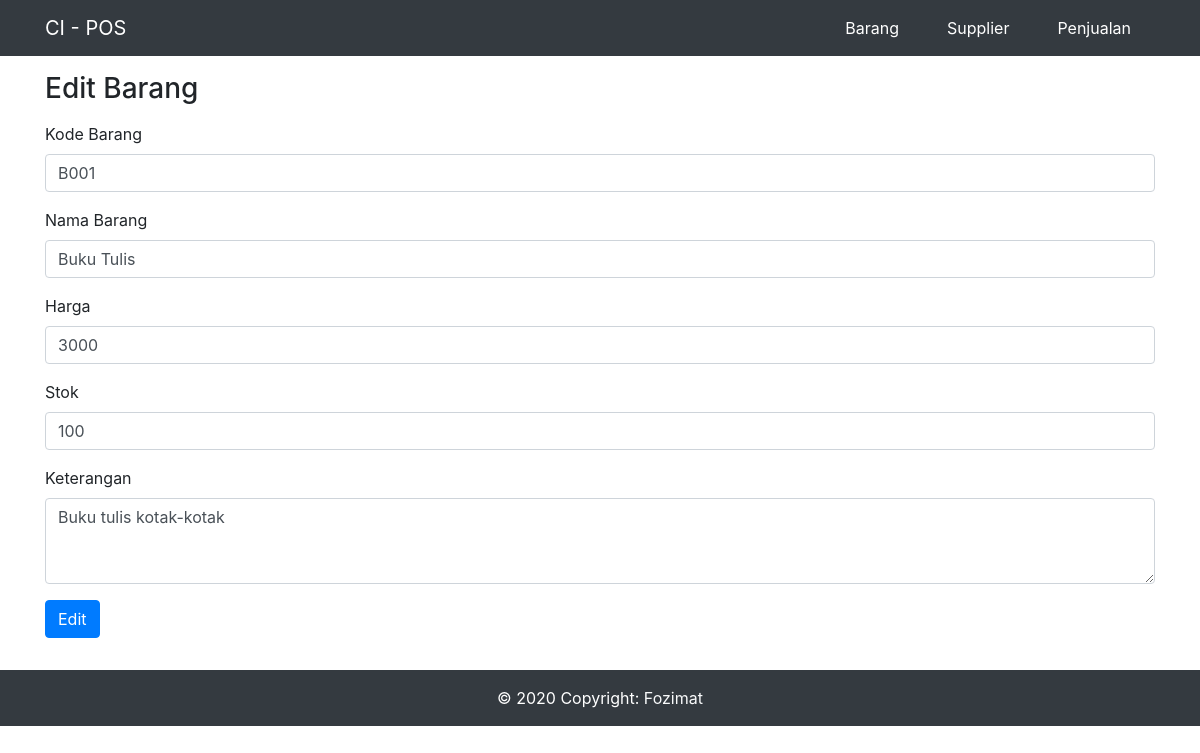
The page /home/edit/1 on the database its author committed.
### tables this page shows
CREATE TABLE `tb_barang` (
  `id_barang` int(11) NOT NULL,
  `kode_barang` varchar(255) NOT NULL,
  `nama_barang` varchar(255) NOT NULL,
  `harga` int(11) NOT NULL,
  `stok` int(11) NOT NULL,
  `keterangan` varchar(255) NOT NULL
);

### application/controllers/Home.php (called while the page is built, shortened)
<?php
class Home extends CI_Controller
{
    public function __construct()
    {
        $this->load->model('m_barang');
    }
    public function edit($id)
    {
        $valid = $this->form_validation;
        $valid->set_rules('kode_barang', 'Kode Barang', 'required|edit_unique[tb_barang.kode_barang. ' . $id . ']');
        $valid->set_rules('nama_barang', 'Nama Barang', 'required|min_length[3]');
        $valid->set_rules('harga', 'Harga', 'required|integer');
        $valid->set_rules('stok', 'Stok', 'required|integer');
        $valid->set_rules('keterangan', 'keterangan', 'required');
        $valid->set_error_delimiters('<div class="text-danger">', '</div>');
        $valid->set_message('required', '{field} tidak boleh kosong');
        $valid->set_message('integer', '{field} harus berupa angka');
        $valid->set_message('min_length', '{field} minimal 3 karakter');
        $valid->set_message('is_unique', '{field} tidak boleh sama');
        $valid->set_message('edit_unique', '{field} harus unik');
        $where = [
            'id_barang' => $id
        ];
        $data['data'] = $this->m_barang->detailData('tb_barang', $where);
        $data['title'] = 'Edit Barang';
        if ($valid->run() == false) {
            $this->load->view('template/header', $data);
            $this->load->view('home/edit_barang', $data);
            $this->load->view('template/footer');
        }
    }
}

### index.php (called while the page is built, shortened)
<?php
require_once BASEPATH.'core/CodeIgniter.php';

### application/models/M_barang.php (called while the page is built, shortened)
<?php
class M_barang extends CI_Model
{
    function detailData($table, $where)
    {
        return $this->db->get_where($table, $where)->row();
    }
}

### application/views/home/edit_barang.php (the view, shortened to what this page needs)
<div class="container mt-3">
    <h3 class="mb-3">Edit Barang</h3>
    <form action="" method="POST">
        <div class="form-group">
            <label for="kode_barang">Kode Barang</label>
            <input type="text" class="form-control" id="kode_barang" name="kode_barang" placeholder="Masukkan kode barang" value="<?= $data->kode_barang; ?>" autocomplete="off">
        </div>
        <div class="form-group">
            <label for="nama_barang">Nama Barang</label>
            <input type="text" class="form-control" id="nama_barang" name="nama_barang" placeholder="Masukkan nama barang" value="<?= $data->nama_barang; ?>" autocomplete="off">
        </div>
        <div class="form-group">
            <label for="harga">Harga</label>
            <input type="text" class="form-control" id="harga" name="harga" placeholder="Masukkan harga barang" value="<?= $data->harga; ?>" autocomplete="off">
        </div>
        <div class="form-group">
            <label for="stok">Stok</label>
            <input type="text" class="form-control" id="stok" name="stok" placeholder="Masukkan stok barang" value="<?= $data->stok; ?>" autocomplete="off">
        </div>
        <div class="form-group">
            <label for="keterangan">Keterangan</label>
            <textarea class="form-control" id="keterangan" rows="3" name="keterangan"><?= $data->keterangan; ?></textarea>
        </div>
        <button type="submit" class="btn btn-primary mb-3">Edit</button>
    </form>
</div>

### rows shown on the page
tb_barang: kode_barang "B001", nama_barang "Buku Tulis", harga "3000", stok "100", keterangan "Buku tulis kotak-kotak"
